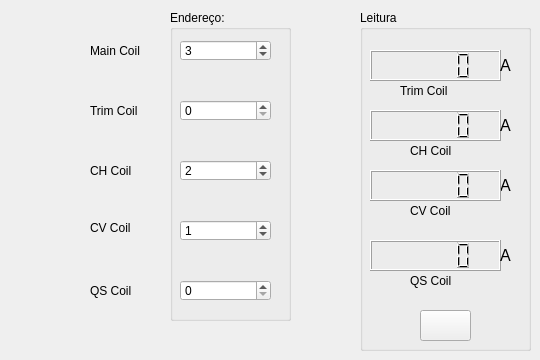
       <widget class="QWidget" name="tab_20">
        <attribute name="title">
         <string>Rampa Corrente Multipla</string>
        </attribute>
        <widget class="QLabel" name="label_185">
         <property name="geometry">
          <rect>
           <x>90</x>
           <y>100</y>
           <width>81</width>
           <height>21</height>
          </rect>
         </property>
         <property name="text">
          <string>Trim Coil</string>
         </property>
        </widget>
        <widget class="QLabel" name="label_187">
         <property name="geometry">
          <rect>
           <x>90</x>
           <y>160</y>
           <width>81</width>
           <height>21</height>
          </rect>
         </property>
         <property name="text">
          <string>CH Coil</string>
         </property>
        </widget>
        <widget class="QLabel" name="label_188">
         <property name="geometry">
          <rect>
           <x>90</x>
           <y>220</y>
           <width>71</width>
           <height>16</height>
          </rect>
         </property>
         <property name="text">
          <string>CV Coil</string>
         </property>
        </widget>
        <widget class="QLabel" name="label_189">
         <property name="geometry">
          <rect>
           <x>90</x>
           <y>280</y>
           <width>71</width>
           <height>21</height>
          </rect>
         </property>
         <property name="text">
          <string>QS Coil</string>
         </property>
        </widget>
        <widget class="QLabel" name="label_193">
         <property name="geometry">
          <rect>
           <x>90</x>
           <y>40</y>
           <width>81</width>
           <height>21</height>
          </rect>
         </property>
         <property name="text">
          <string>Main Coil</string>
         </property>
        </widget>
        <widget class="QGroupBox" name="groupBox_48">
         <property name="geometry">
          <rect>
           <x>170</x>
           <y>10</y>
           <width>121</width>
           <height>311</height>
          </rect>
         </property>
         <property name="title">
          <string>Endereço:</string>
         </property>
         <widget class="QSpinBox" name="Addr_main">
          <property name="geometry">
           <rect>
            <x>10</x>
            <y>30</y>
            <width>91</width>
            <height>21</height>
           </rect>
          </property>
          <property name="value">
           <number>3</number>
          </property>
         </widget>
         <widget class="QSpinBox" name="Addr_trim">
          <property name="geometry">
           <rect>
            <x>10</x>
            <y>90</y>
            <width>91</width>
            <height>21</height>
           </rect>
          </property>
          <property name="value">
           <number>0</number>
          </property>
         </widget>
         <widget class="QSpinBox" name="Addr_ch">
          <property name="geometry">
           <rect>
            <x>10</x>
            <y>150</y>
            <width>91</width>
            <height>21</height>
           </rect>
          </property>
          <property name="value">
           <number>2</number>
          </property>
         </widget>
         <widget class="QSpinBox" name="Addr_cv">
          <property name="geometry">
           <rect>
            <x>10</x>
            <y>210</y>
            <width>91</width>
            <height>21</height>
           </rect>
          </property>
          <property name="value">
           <number>1</number>
          </property>
         </widget>
         <widget class="QSpinBox" name="Addr_qs">
          <property name="geometry">
           <rect>
            <x>10</x>
            <y>270</y>
            <width>91</width>
            <height>21</height>
           </rect>
          </property>
         </widget>
        </widget>
        <widget class="QPushButton" name="pB_main_coil">
         <property name="geometry">
          <rect>
           <x>0</x>
           <y>40</y>
           <width>81</width>
           <height>21</height>
          </rect>
         </property>
         <property name="text">
          <string/>
         </property>
         <property name="icon">
          <iconset>
           <normaloff>imagens/off.png</normaloff>
           <normalon>imagens/on.png</normalon>imagens/off.png</iconset>
         </property>
         <property name="iconSize">
          <size>
           <width>81</width>
           <height>31</height>
          </size>
         </property>
         <property name="checkable">
          <bool>true</bool>
         </property>
         <property name="flat">
          <bool>true</bool>
         </property>
        </widget>
        <widget class="QPushButton" name="pB_trim_coil">
         <property name="geometry">
          <rect>
           <x>0</x>
           <y>100</y>
           <width>81</width>
           <height>21</height>
          </rect>
         </property>
         <property name="text">
          <string/>
         </property>
         <property name="icon">
          <iconset>
           <normaloff>imagens/off.png</normaloff>
           <normalon>imagens/on.png</normalon>imagens/off.png</iconset>
         </property>
         <property name="iconSize">
          <size>
           <width>81</width>
           <height>31</height>
          </size>
         </property>
         <property name="checkable">
          <bool>true</bool>
         </property>
         <property name="flat">
          <bool>true</bool>
         </property>
        </widget>
        <widget class="QPushButton" name="pB_ch_coil">
         <property name="geometry">
          <rect>
           <x>0</x>
           <y>160</y>
           <width>81</width>
           <height>21</height>
          </rect>
         </property>
         <property name="text">
          <string/>
         </property>
         <property name="icon">
          <iconset>
           <normaloff>imagens/off.png</normaloff>
           <normalon>imagens/on.png</normalon>imagens/off.png</iconset>
         </property>
         <property name="iconSize">
          <size>
           <width>81</width>
           <height>31</height>
          </size>
         </property>
         <property name="checkable">
          <bool>true</bool>
         </property>
         <property name="flat">
          <bool>true</bool>
         </property>
        </widget>
        <widget class="QPushButton" name="pB_cv_coil">
         <property name="geometry">
          <rect>
           <x>0</x>
           <y>220</y>
           <width>81</width>
           <height>21</height>
          </rect>
         </property>
         <property name="text">
          <string/>
         </property>
         <property name="icon">
          <iconset>
           <normaloff>imagens/off.png</normaloff>
           <normalon>imagens/on.png</normalon>imagens/off.png</iconset>
         </property>
         <property name="iconSize">
          <size>
           <width>81</width>
           <height>31</height>
          </size>
         </property>
         <property name="checkable">
          <bool>true</bool>
         </property>
         <property name="flat">
          <bool>true</bool>
         </property>
        </widget>
        <widget class="QPushButton" name="pB_qs_coil">
         <property name="geometry">
          <rect>
           <x>0</x>
           <y>280</y>
           <width>81</width>
           <height>21</height>
          </rect>
         </property>
         <property name="text">
          <string/>
         </property>
         <property name="icon">
          <iconset>
           <normaloff>imagens/off.png</normaloff>
           <normalon>imagens/on.png</normalon>imagens/off.png</iconset>
         </property>
         <property name="iconSize">
          <size>
           <width>81</width>
           <height>31</height>
          </size>
         </property>
         <property name="checkable">
          <bool>true</bool>
         </property>
         <property name="flat">
          <bool>true</bool>
         </property>
        </widget>
        <widget class="QGroupBox" name="groupBox_49">
         <property name="geometry">
          <rect>
           <x>360</x>
           <y>10</y>
           <width>171</width>
           <height>341</height>
          </rect>
         </property>
         <property name="title">
          <string>Leitura</string>
         </property>
         <widget class="QLabel" name="label_196">
          <property name="geometry">
           <rect>
            <x>50</x>
            <y>260</y>
            <width>61</width>
            <height>21</height>
           </rect>
          </property>
          <property name="text">
           <string>QS Coil</string>
          </property>
         </widget>
         <widget class="QLabel" name="label_199">
          <property name="geometry">
           <rect>
            <x>140</x>
            <y>160</y>
            <width>20</width>
            <height>31</height>
           </rect>
          </property>
          <property name="font">
           <font>
            <pointsize>12</pointsize>
           </font>
          </property>
          <property name="text">
           <string>A</string>
          </property>
         </widget>
         <widget class="QLCDNumber" name="display_trim">
          <property name="geometry">
           <rect>
            <x>10</x>
            <y>40</y>
            <width>131</width>
            <height>31</height>
           </rect>
          </property>
         </widget>
         <widget class="QLabel" name="label_200">
          <property name="geometry">
           <rect>
            <x>140</x>
            <y>40</y>
            <width>20</width>
            <height>31</height>
           </rect>
          </property>
          <property name="font">
           <font>
            <pointsize>12</pointsize>
           </font>
          </property>
          <property name="text">
           <string>A</string>
          </property>
         </widget>
         <widget class="QLCDNumber" name="display_ch">
          <property name="geometry">
           <rect>
            <x>10</x>
            <y>100</y>
            <width>131</width>
            <height>31</height>
           </rect>
          </property>
         </widget>
         <widget class="QLCDNumber" name="display_qs">
          <property name="geometry">
           <rect>
            <x>10</x>
            <y>230</y>
            <width>131</width>
            <height>31</height>
           </rect>
          </property>
         </widget>
         <widget class="QLabel" name="label_201">
          <property name="geometry">
           <rect>
            <x>140</x>
            <y>230</y>
            <width>20</width>
            <height>31</height>
           </rect>
          </property>
          <property name="font">
           <font>
            <pointsize>12</pointsize>
           </font>
          </property>
          <property name="text">
           <string>A</string>
          </property>
         </widget>
         <widget class="QLabel" name="label_195">
          <property name="geometry">
           <rect>
            <x>50</x>
            <y>190</y>
            <width>61</width>
            <height>21</height>
           </rect>
          </property>
          <property name="text">
           <string>CV Coil</string>
          </property>
         </widget>
         <widget class="QLabel" name="label_191">
          <property name="geometry">
           <rect>
            <x>50</x>
            <y>130</y>
            <width>61</width>
            <height>21</height>
           </rect>
          </property>
          <property name="text">
           <string>CH Coil</string>
          </property>
         </widget>
         <widget class="QLabel" name="label_190">
          <property name="geometry">
           <rect>
            <x>40</x>
            <y>70</y>
            <width>81</width>
            <height>21</height>
           </rect>
          </property>
          <property name="text">
           <string>Trim Coil</string>
          </property>
         </widget>
         <widget class="QLabel" name="label_198">
          <property name="geometry">
           <rect>
            <x>140</x>
            <y>100</y>
            <width>20</width>
            <height>31</height>
           </rect>
          </property>
          <property name="font">
           <font>
            <pointsize>12</pointsize>
           </font>
          </property>
          <property name="text">
           <string>A</string>
          </property>
         </widget>
         <widget class="QLCDNumber" name="display_cv">
          <property name="geometry">
           <rect>
            <x>10</x>
            <y>160</y>
            <width>131</width>
            <height>31</height>
           </rect>
          </property>
         </widget>
         <widget class="QPushButton" name="pB_refresh_curr">
          <property name="geometry">
           <rect>
            <x>60</x>
            <y>300</y>
            <width>51</width>
            <height>31</height>
           </rect>
          </property>
          <property name="text">
           <string/>
          </property>
          <property name="icon">
           <iconset>
            <normaloff>imagens/1351621535_Refresh.png</normaloff>imagens/1351621535_Refresh.png</iconset>
          </property>
          <property name="iconSize">
           <size>
            <width>40</width>
            <height>30</height>
           </size>
          </property>
         </widget>
        </widget>
       </widget>
